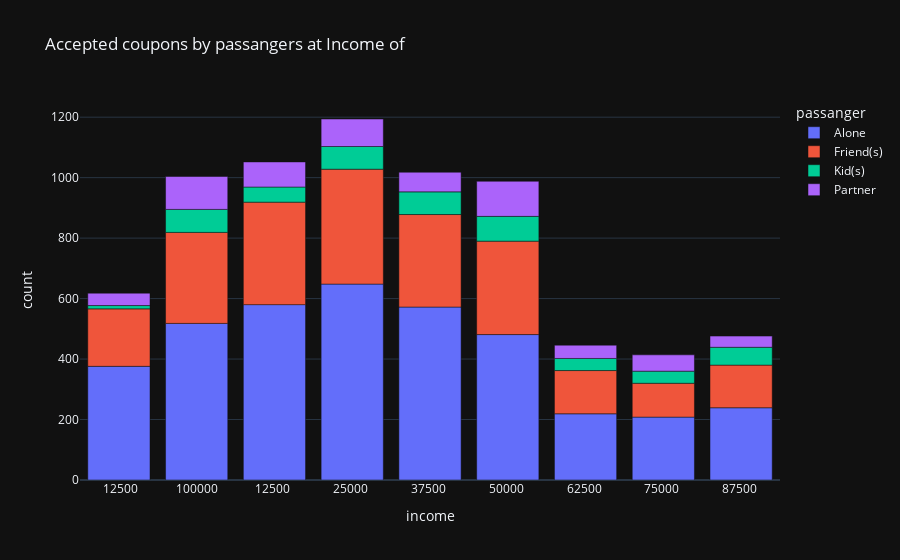

Notebook cell for this chart:
### Code cell
df_gr_ag_p_in = df_new_y_cp.groupby(['passanger','income'], group_keys=False)[['Y']].agg(sum)
df_gr_ag_p_in.reset_index(inplace=True)
df_gr_ag_p_in.rename(columns={'Y':'count'}, inplace=True)
#df_gr_ag_p_in.sort_values(by=['count','passanger'], ascending=False).head(15)
fig13=px.bar(df_gr_ag_p_in, x='income', y='count', color='passanger', title="Accepted coupons by passangers at Income of")
fig13.show()

### Figure 1 — Plotly figure (JSON) as saved in the notebook; plotly's stock layout.template omitted (floating-point values rounded to 4 significant figures)
{"data": [{"alignmentgroup": "True", "hovertemplate": "passanger=Alone<br>income=%{x}<br>count=%{y}<extra></extra>", "legendgroup": "Alone", "marker": {"color": "#636efa", "pattern": {"shape": ""}}, "name": "Alone", "offsetgroup": "Alone", "orientation": "v", "showlegend": true, "textposition": "auto", "x": [" 12500", "100000", "12500 ", "25000 ", "37500 ", "50000 ", "62500 ", "75000 ", "87500 "], "xaxis": "x", "y": [376, 518, 580, 648, 572, 481, 219, 208, 239], "yaxis": "y", "type": "bar"}, {"alignmentgroup": "True", "hovertemplate": "passanger=Friend(s)<br>income=%{x}<br>count=%{y}<extra></extra>", "legendgroup": "Friend(s)", "marker": {"color": "#EF553B", "pattern": {"shape": ""}}, "name": "Friend(s)", "offsetgroup": "Friend(s)", "orientation": "v", "showlegend": true, "textposition": "auto", "x": [" 12500", "100000", "12500 ", "25000 ", "37500 ", "50000 ", "62500 ", "75000 ", "87500 "], "xaxis": "x", "y": [190, 301, 339, 380, 306, 309, 143, 112, 141], "yaxis": "y", "type": "bar"}, {"alignmentgroup": "True", "hovertemplate": "passanger=Kid(s)<br>income=%{x}<br>count=%{y}<extra></extra>", "legendgroup": "Kid(s)", "marker": {"color": "#00cc96", "pattern": {"shape": ""}}, "name": "Kid(s)", "offsetgroup": "Kid(s)", "orientation": "v", "showlegend": true, "textposition": "auto", "x": [" 12500", "100000", "12500 ", "25000 ", "37500 ", "50000 ", "62500 ", "75000 ", "87500 "], "xaxis": "x", "y": [11, 76, 50, 75, 75, 82, 40, 40, 59], "yaxis": "y", "type": "bar"}, {"alignmentgroup": "True", "hovertemplate": "passanger=Partner<br>income=%{x}<br>count=%{y}<extra></extra>", "legendgroup": "Partner", "marker": {"color": "#ab63fa", "pattern": {"shape": ""}}, "name": "Partner", "offsetgroup": "Partner", "orientation": "v", "showlegend": true, "textposition": "auto", "x": [" 12500", "100000", "12500 ", "25000 ", "37500 ", "50000 ", "62500 ", "75000 ", "87500 "], "xaxis": "x", "y": [41, 109, 83, 91, 65, 116, 44, 54, 37], "yaxis": "y", "type": "bar"}], "layout": {"xaxis": {"anchor": "y", "domain": [0.0, 1.0], "title": {"text": "income"}}, "yaxis": {"anchor": "x", "domain": [0.0, 1.0], "title": {"text": "count"}}, "legend": {"title": {"text": "passanger"}, "tracegroupgap": 0}, "title": {"text": "Accepted coupons by passangers at Income of"}, "barmode": "relative"}}
